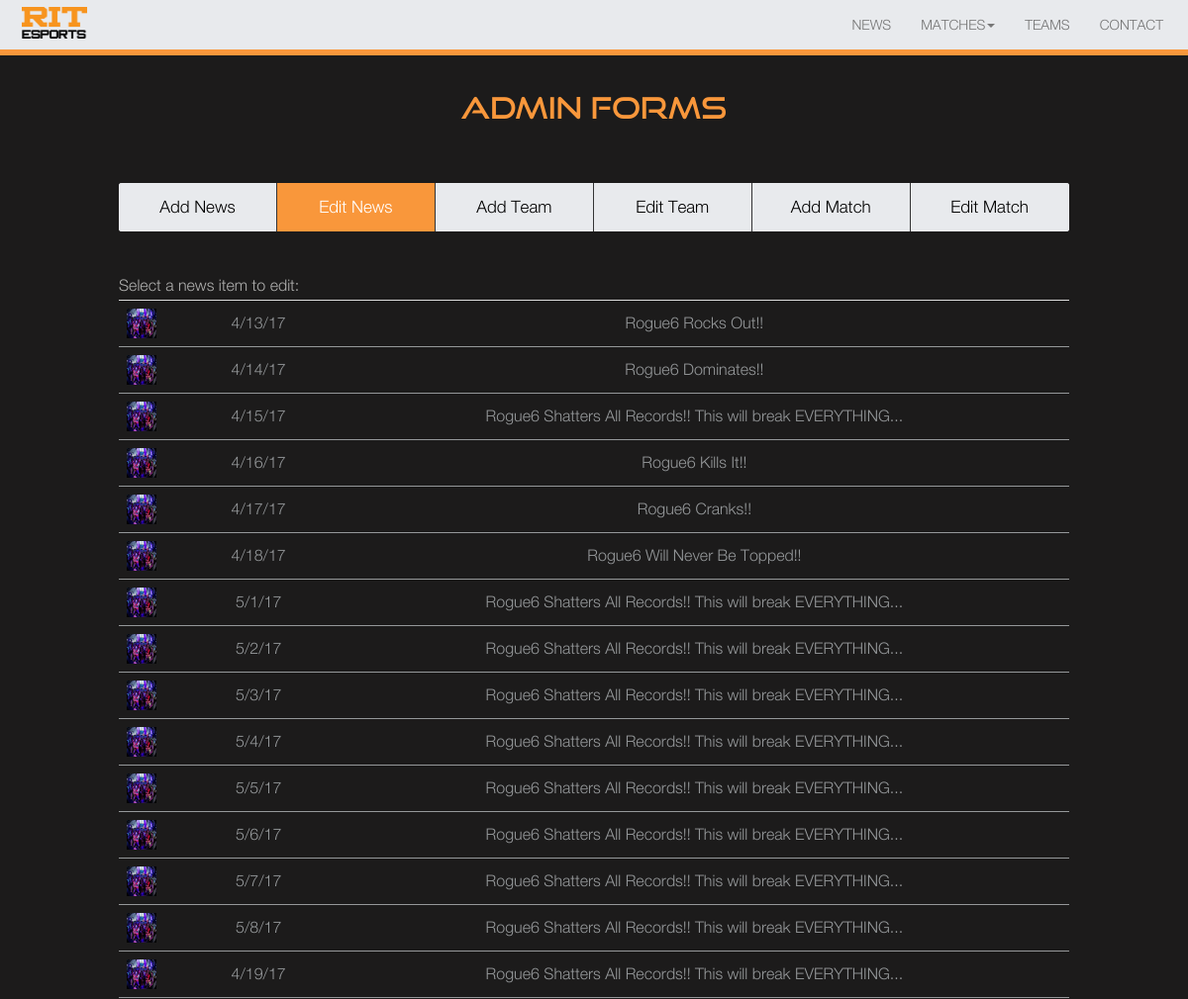
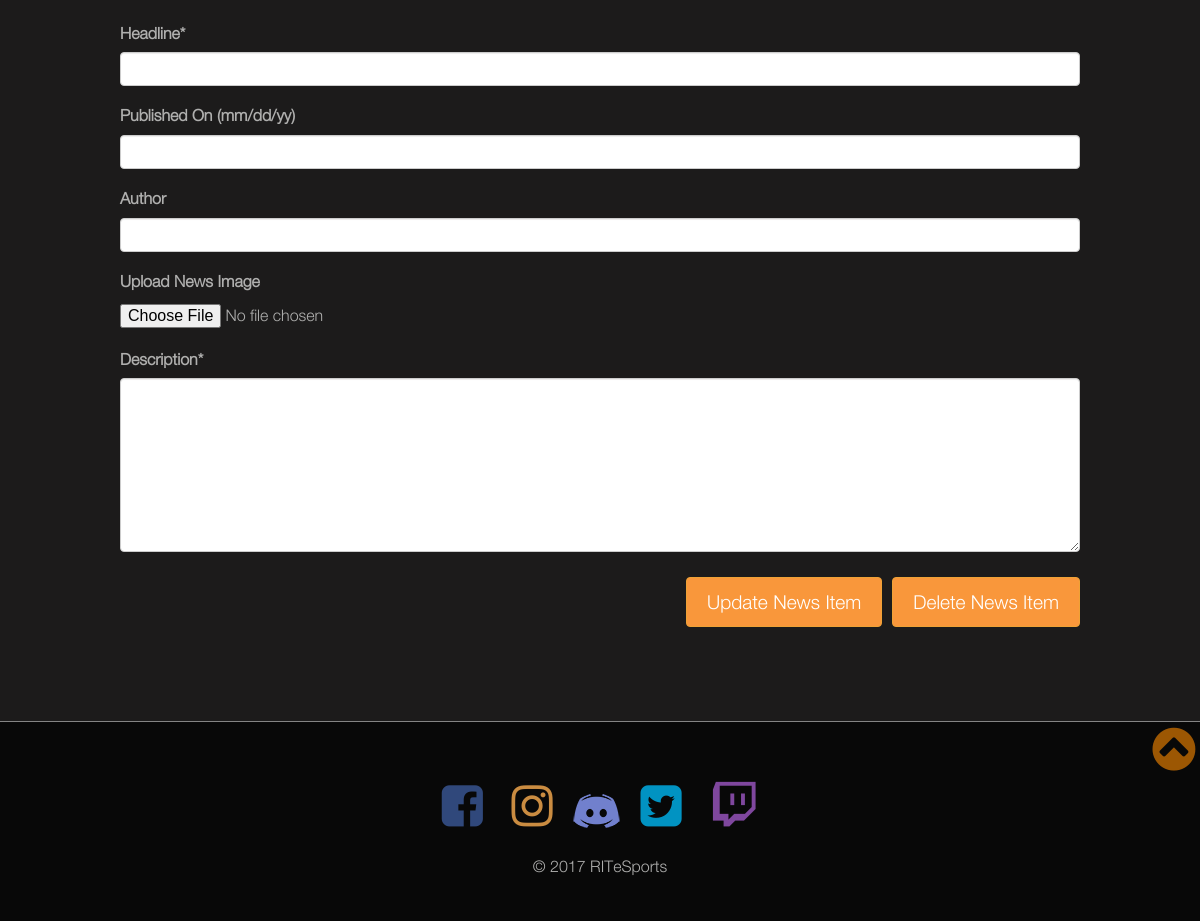
The app's page /admin_pages/admin_edit_news.php with its own data (2 pictures, top to bottom).
### tables this page shows
CREATE TABLE "NEWS_ITEMS" (
	`NEWS_ID`	INTEGER NOT NULL PRIMARY KEY AUTOINCREMENT,
	`HEADLINE`	TEXT NOT NULL,
	`AUTHOR`	TEXT,
	`DATE`	TEXT,
	`CONTENT`	TEXT NOT NULL,
	`IMAGE_URL`	TEXT
);

### admin_pages/admin_edit_news.php (the view, shortened to what this page needs)
<!DOCTYPE html>
<html lang="en">
<head>
  <?php include 'includes/head.php';?>
</head>
<body>
    <?php include 'includes/navmenu.php';?>
	<main class="content">
		<?php include 'includes/adminmenu.php';?>
		<div id="EditNews" class="tabcontent">
		<div id ="NewsList">
			Select a news item to edit:
		<?php
				$esports_db = new ESportsDB();
				$esports_db->exec("ATTACH DATABASE 'ESports.db' AS 'esports'");
				$news_list = $esports_db->query("SELECT * FROM NEWS_ITEMS");
				echo "<table class='table'>";
				echo "<tbody>";
				while($news = $news_list->fetchArray(SQLITE3_ASSOC))
				{
					$news_id = $news['NEWS_ID'];
					$headline = $news['HEADLINE'];
					$date = $news['DATE'];
					$image = $news['IMAGE_URL'];
					echo "<tr class='clickable-row admin_table_row' id = '$news_id' onclick='populate_news(this.id)'>";
					echo "<td>";
					echo "<img class='img-responsive admin_logo' src='$image' alt='news image' title='news image'>";
					echo "</td>";
					echo "<td class='admin_team_text'>";
					echo "$date";
					echo "</td>";
					echo "<td class='admin_team_text'>";
					echo "$headline";
					echo "</td>";
					echo "</tr>";
				}
				echo "</tbody>";
				echo "</table>";
		?>
		</div>
			<form action='update_news.php' method='POST' enctype="multipart/form-data">
				<div class="form-group">
                    <label for="news_heading">Headline*</label>
                    <input type="text" class="form-control" rows="1" id="headline" name="headline">
                </div>
                <div class="form-group">
                    <label for="published_on">Published On (mm/dd/yy)</label>
                    <input type="text" class="form-control" rows="1" id="date_published" name="date_published">
                </div>
				<div class="form-group">
                    <label for="news_heading">Author</label>
                    <input type="text" class="form-control" rows="1" id="author" name="author">
                </div>
                   <div class="form-group">
                    <label for ="upload">Upload News Image</label>
     				<input type="file" name="fileToUpload" id="fileToUpload" onChange="uploadOnChange(this)">
     				</div>
                <div class="form-group">
                    <label for="content">Description*</label>
                    <textarea class="form-control" rows="8" id="content" name="content"> </textarea>
                </div>
				<button type="button" class="btn btn-warning admin_page_button" id="delete_news_item">Delete News Item</button>
				<input type="submit" name='submit' class="btn btn-warning admin_page_button" value='Update News Item'>
			</form>
		</div>
</main>
    <?php include 'includes/footer.php';?>
</body>
</html>

### css/rogue6_project1_styles.css (style rules this page uses)
* { margin: 0px; max-width: 100%; padding: 0px; }
body { font-family: body-font; color: #afafae; background-color: #1C1B1B; font-size: 16px; line-height: 180%; }
main { margin: auto; padding: 2em 0 4em; width: 80%; }
.admin_logo { height: 70px; width: 70px; }
.admin_page_button { float: right; padding: 10px 20px; margin-left: 10px; margin-top: 10px; font-size: 1.2em; background-color: #f9973b; }
table { text-align: center; }
td { color: #95989A; }
.table>tbody>tr>td, .table>tbody>tr>th, .table>tfoot>tr>td, .table>tfoot>tr>th, .table>thead>tr>td, .table>thead>tr>th { border-bottom: 0.2px solid #95989A; vertical-align: middle; }
.table>tbody>tr>td>img { width: 30px; height: 30px; }
.content { margin-bottom: 90px; }

### records on screen
news_items: IMAGE_URL (picture), DATE "4/13/17", HEADLINE "Rogue6 Rocks Out!!"
news_items: IMAGE_URL (picture), DATE "4/14/17", HEADLINE "Rogue6 Dominates!!"
news_items: IMAGE_URL (picture), DATE "4/15/17", HEADLINE "Rogue6 Shatters All Records!! This will break EVERYTHING..."
news_items: IMAGE_URL (picture), DATE "4/16/17", HEADLINE "Rogue6 Kills It!!"
news_items: IMAGE_URL (picture), DATE "4/17/17", HEADLINE "Rogue6 Cranks!!"
news_items: IMAGE_URL (picture), DATE "4/18/17", HEADLINE "Rogue6 Will Never Be Topped!!"
news_items: IMAGE_URL (picture), DATE "5/1/17", HEADLINE "Rogue6 Shatters All Records!! This will break EVERYTHING..."
news_items: IMAGE_URL (picture), DATE "5/2/17", HEADLINE "Rogue6 Shatters All Records!! This will break EVERYTHING..."
news_items: IMAGE_URL (picture), DATE "5/3/17", HEADLINE "Rogue6 Shatters All Records!! This will break EVERYTHING..."
news_items: IMAGE_URL (picture), DATE "5/4/17", HEADLINE "Rogue6 Shatters All Records!! This will break EVERYTHING..."
news_items: IMAGE_URL (picture), DATE "5/5/17", HEADLINE "Rogue6 Shatters All Records!! This will break EVERYTHING..."
news_items: IMAGE_URL (picture), DATE "5/6/17", HEADLINE "Rogue6 Shatters All Records!! This will break EVERYTHING..."
news_items: IMAGE_URL (picture), DATE "5/7/17", HEADLINE "Rogue6 Shatters All Records!! This will break EVERYTHING..."
news_items: IMAGE_URL (picture), DATE "5/8/17", HEADLINE "Rogue6 Shatters All Records!! This will break EVERYTHING..."
news_items: IMAGE_URL (picture), DATE "4/19/17", HEADLINE "Rogue6 Shatters All Records!! This will break EVERYTHING..."
